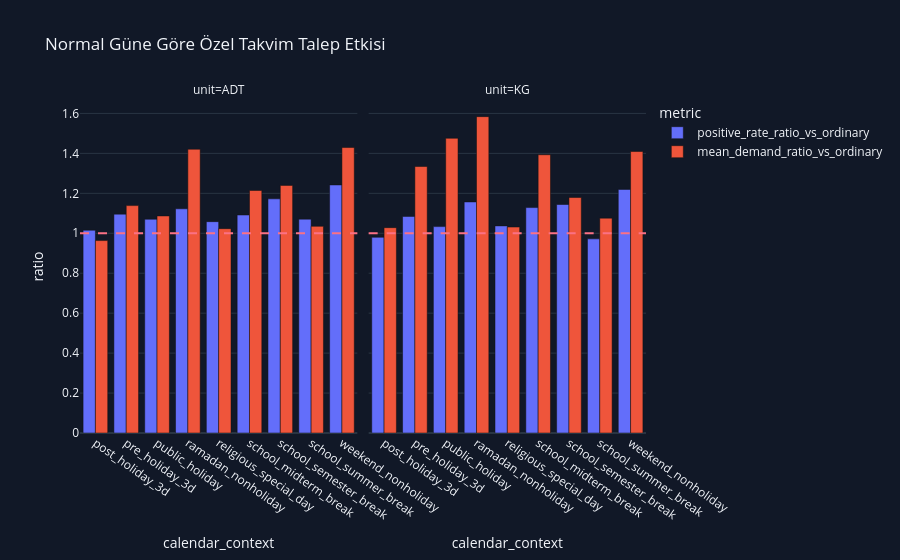

Source (notebook cell):
### Markdown cell above
### Özel tarihlerin talebe etkisi

Resmî/dinî tatiller, Ramazan, bayramdan önceki ve sonraki üç gün, hafta sonu ile
MEB okul/ara/yarıyıl/yaz tatilleri aynı sürümlü Türkiye takviminden gelir. Aşağıdaki
oranlarda `1`, normal gün seviyesidir; `1` üzeri artış, altı azalış gösterir.
Bu bölüm betimseldir; model katkısı ayrıca validation ablation ile ölçülür.

### Code cell
calendar_impact_path = REPORTS_DIR / 'csv' / 'calendar_demand_impact.csv'
calendar_impact = pd.read_csv(calendar_impact_path)
display(calendar_impact)

plot_frame = calendar_impact[
    calendar_impact['calendar_context'].ne('ordinary_day')
].melt(
    id_vars=['unit', 'calendar_context'],
    value_vars=[
        'positive_rate_ratio_vs_ordinary',
        'mean_demand_ratio_vs_ordinary',
    ],
    var_name='metric',
    value_name='ratio',
)
fig = px.bar(
    plot_frame,
    x='calendar_context',
    y='ratio',
    color='metric',
    facet_col='unit',
    barmode='group',
    title='Normal Güne Göre Özel Takvim Talep Etkisi',
)
fig.add_hline(y=1.0, line_dash='dash', line_color=PALETTE['rose'])
fig.update_xaxes(tickangle=35)
fig.update_layout(
    template='plotly_dark',
    paper_bgcolor='#111827',
    plot_bgcolor='#111827',
)
fig.show()

### Figure 1 — Plotly figure (JSON) as saved in the notebook; plotly's stock layout.template omitted (floating-point values rounded to 4 significant figures)
{"data": [{"alignmentgroup": "True", "hovertemplate": "metric=positive_rate_ratio_vs_ordinary<br>unit=ADT<br>calendar_context=%{x}<br>ratio=%{y}<extra></extra>", "legendgroup": "positive_rate_ratio_vs_ordinary", "marker": {"color": "#636efa", "pattern": {"shape": ""}}, "name": "positive_rate_ratio_vs_ordinary", "offsetgroup": "positive_rate_ratio_vs_ordinary", "orientation": "v", "showlegend": true, "textposition": "auto", "type": "bar", "x": ["post_holiday_3d", "pre_holiday_3d", "public_holiday", "ramadan_nonholiday", "religious_special_day", "school_midterm_break", "school_semester_break", "school_summer_break", "weekend_nonholiday"], "xaxis": "x", "y": [1.015, 1.096, 1.07, 1.122, 1.058, 1.092, 1.172, 1.071, 1.242], "yaxis": "y"}, {"alignmentgroup": "True", "hovertemplate": "metric=positive_rate_ratio_vs_ordinary<br>unit=KG<br>calendar_context=%{x}<br>ratio=%{y}<extra></extra>", "legendgroup": "positive_rate_ratio_vs_ordinary", "marker": {"color": "#636efa", "pattern": {"shape": ""}}, "name": "positive_rate_ratio_vs_ordinary", "offsetgroup": "positive_rate_ratio_vs_ordinary", "orientation": "v", "showlegend": false, "textposition": "auto", "type": "bar", "x": ["post_holiday_3d", "pre_holiday_3d", "public_holiday", "ramadan_nonholiday", "religious_special_day", "school_midterm_break", "school_semester_break", "school_summer_break", "weekend_nonholiday"], "xaxis": "x2", "y": [0.9798, 1.085, 1.033, 1.157, 1.037, 1.129, 1.144, 0.972, 1.22], "yaxis": "y2"}, {"alignmentgroup": "True", "hovertemplate": "metric=mean_demand_ratio_vs_ordinary<br>unit=ADT<br>calendar_context=%{x}<br>ratio=%{y}<extra></extra>", "legendgroup": "mean_demand_ratio_vs_ordinary", "marker": {"color": "#EF553B", "pattern": {"shape": ""}}, "name": "mean_demand_ratio_vs_ordinary", "offsetgroup": "mean_demand_ratio_vs_ordinary", "orientation": "v", "showlegend": true, "textposition": "auto", "type": "bar", "x": ["post_holiday_3d", "pre_holiday_3d", "public_holiday", "ramadan_nonholiday", "religious_special_day", "school_midterm_break", "school_semester_break", "school_summer_break", "weekend_nonholiday"], "xaxis": "x", "y": [0.9634, 1.139, 1.087, 1.421, 1.023, 1.214, 1.24, 1.035, 1.429], "yaxis": "y"}, {"alignmentgroup": "True", "hovertemplate": "metric=mean_demand_ratio_vs_ordinary<br>unit=KG<br>calendar_context=%{x}<br>ratio=%{y}<extra></extra>", "legendgroup": "mean_demand_ratio_vs_ordinary", "marker": {"color": "#EF553B", "pattern": {"shape": ""}}, "name": "mean_demand_ratio_vs_ordinary", "offsetgroup": "mean_demand_ratio_vs_ordinary", "orientation": "v", "showlegend": false, "textposition": "auto", "type": "bar", "x": ["post_holiday_3d", "pre_holiday_3d", "public_holiday", "ramadan_nonholiday", "religious_special_day", "school_midterm_break", "school_semester_break", "school_summer_break", "weekend_nonholiday"], "xaxis": "x2", "y": [1.028, 1.334, 1.476, 1.584, 1.031, 1.393, 1.179, 1.076, 1.409], "yaxis": "y2"}], "layout": {"annotations": [{"showarrow": false, "text": "unit=ADT", "x": 0.245, "xanchor": "center", "xref": "paper", "y": 1.0, "yanchor": "bottom", "yref": "paper"}, {"showarrow": false, "text": "unit=KG", "x": 0.755, "xanchor": "center", "xref": "paper", "y": 1.0, "yanchor": "bottom", "yref": "paper"}], "barmode": "group", "legend": {"title": {"text": "metric"}, "tracegroupgap": 0}, "paper_bgcolor": "#111827", "plot_bgcolor": "#111827", "shapes": [{"line": {"color": "#fb7185", "dash": "dash"}, "type": "line", "x0": 0, "x1": 1, "xref": "x domain", "y0": 1.0, "y1": 1.0, "yref": "y"}, {"line": {"color": "#fb7185", "dash": "dash"}, "type": "line", "x0": 0, "x1": 1, "xref": "x2 domain", "y0": 1.0, "y1": 1.0, "yref": "y2"}], "title": {"text": "Normal Güne Göre Özel Takvim Talep Etkisi"}, "xaxis": {"anchor": "y", "domain": [0.0, 0.49], "tickangle": 35, "title": {"text": "calendar_context"}}, "xaxis2": {"anchor": "y2", "domain": [0.51, 1.0], "matches": "x", "tickangle": 35, "title": {"text": "calendar_context"}}, "yaxis": {"anchor": "x", "domain": [0.0, 1.0], "title": {"text": "ratio"}}, "yaxis2": {"anchor": "x2", "domain": [0.0, 1.0], "matches": "y", "showticklabels": false}}}
